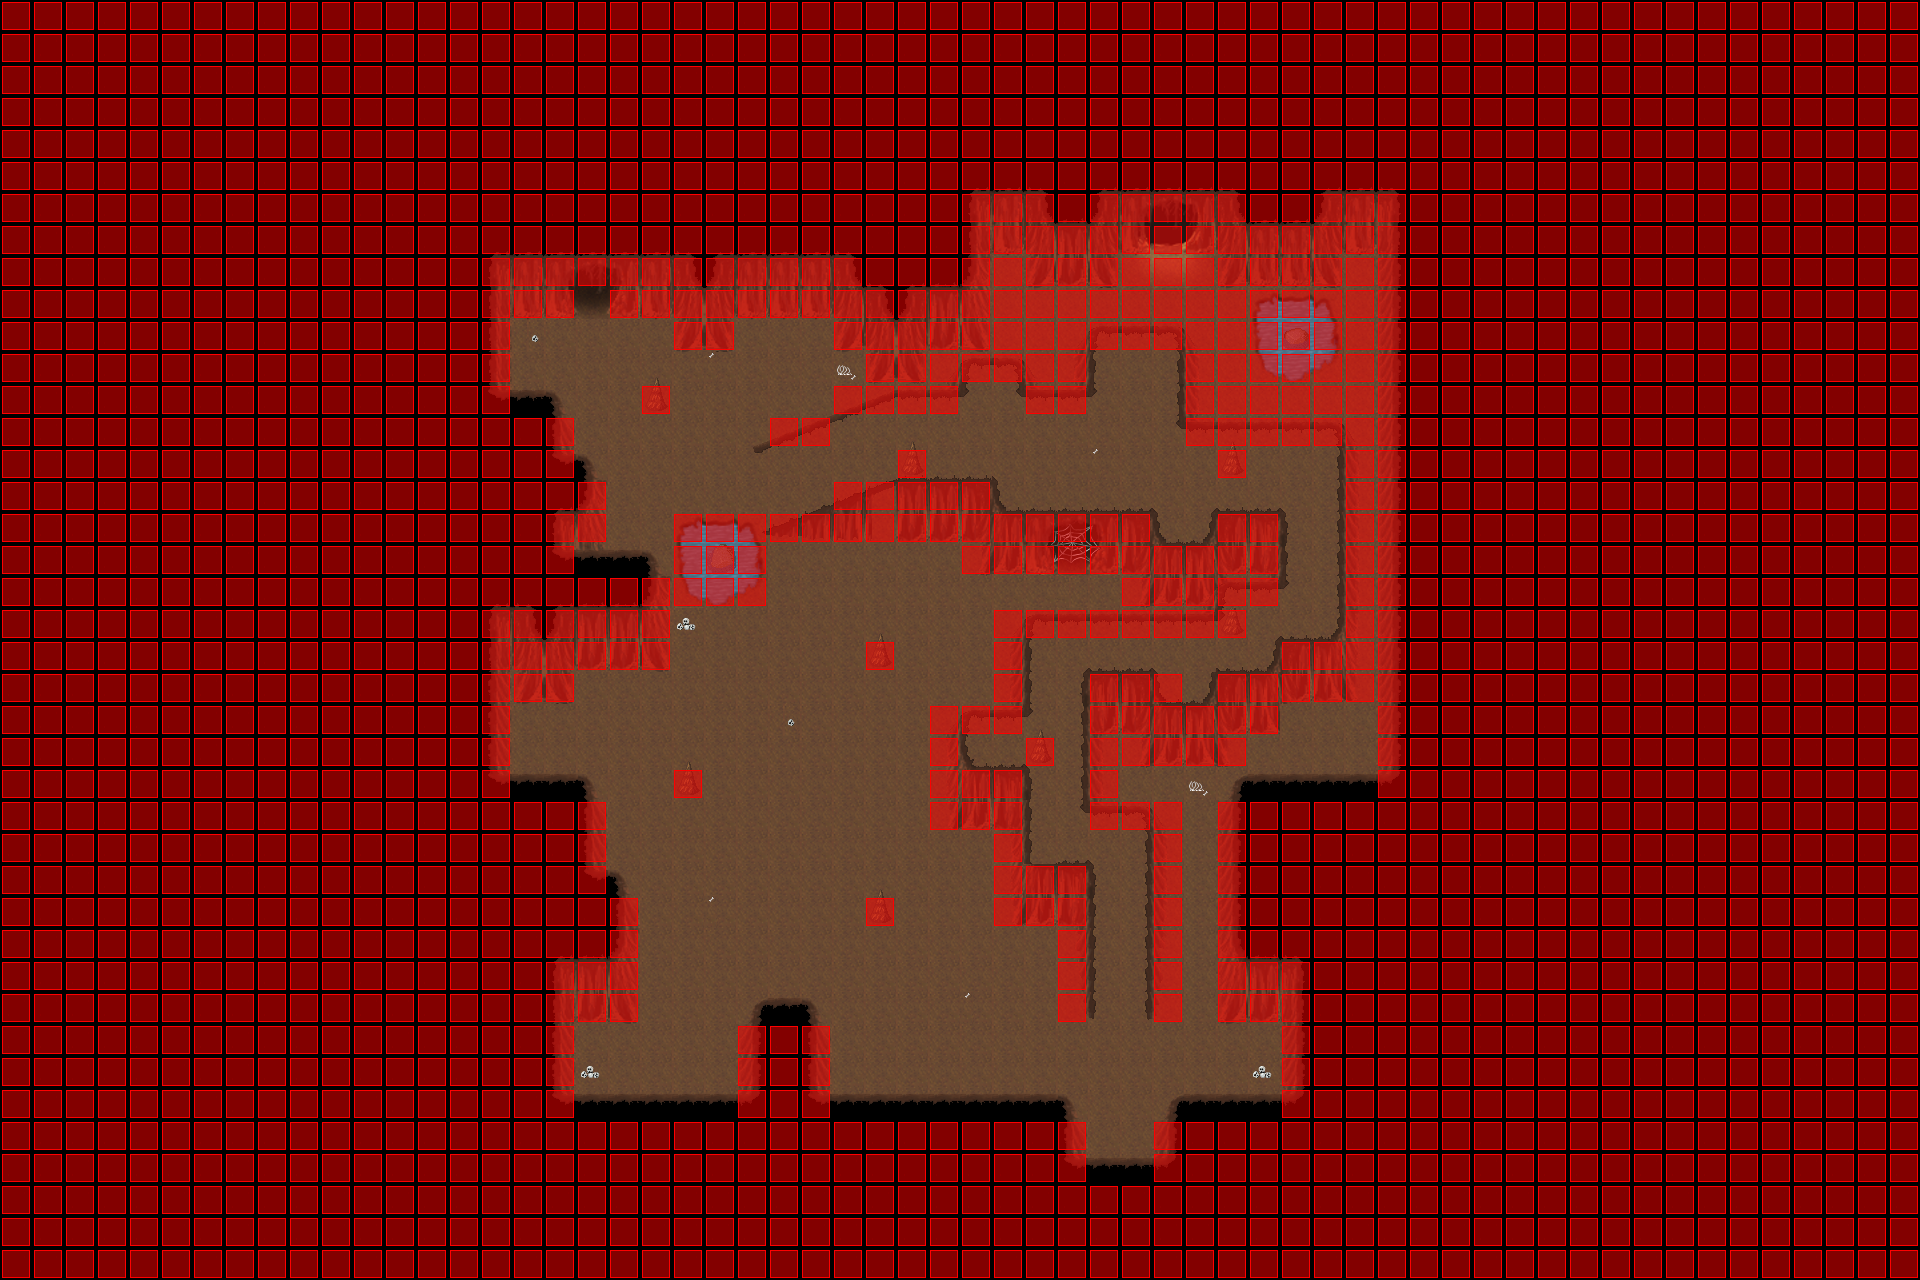

This is a level from a 2D game, rendered from its Tiled map with the project's own tilesets. A one-line summary and the map file follow, with tile-layer data summarised:
An orthogonal 60x40 tile map with 32x32 px tiles, 4 tile layers (Ground, Fringe, Over, Collision), 4 tilesets and 3 objects (2x WARP, SCRIPT).

<map version="1.0" orientation="orthogonal" width="60" height="40" tilewidth="32" tileheight="32">
  <properties>
    <property name="music" value="inside2.ogg" />
  </properties>
  <tileset firstgid="1" name="collision" tilewidth="32" tileheight="32">
    <image source="../graphics/tiles/collision1_32_32.png" width="1024" height="1024" />
  </tileset>
  <tileset firstgid="1025" name="cave_32_32" tilewidth="32" tileheight="32">
    <image source="../graphics/tiles/cave3_32_32.png" width="1024" height="1024" />
  </tileset>
  <tileset firstgid="2049" name="cave_32_64" tilewidth="32" tileheight="64">
    <image source="../graphics/tiles/cave1_32_64.png" width="1024" height="1024" />
  </tileset>
  <tileset firstgid="2561" name="cave_bilevel1_32_32" tilewidth="32" tileheight="32">
    <image source="../graphics/tiles/cave4_32_32.png" width="1024" height="1024" />
  </tileset>
  <layer name="Ground" width="60" height="40">
    <data>[2400 cells, 2400 non-empty, 107 distinct tile ids]</data>
  </layer>
  <layer name="Fringe" width="60" height="40">
    <data>[2400 cells, 129 non-empty, 61 distinct tile ids]</data>
  </layer>
  <layer name="Over" width="60" height="40">
    <data>[2400 cells, 53 non-empty, 10 distinct tile ids]</data>
  </layer>
  <layer name="Collision" width="60" height="40">
    <data>[2400 cells, 2003 non-empty, 1 distinct tile ids]</data>
  </layer>
  <objectgroup name="Object" width="60" height="40">
    <object name="External Map Events" type="SCRIPT" x="0" y="0">
      <properties>
        <property name="FILENAME" value="scripts/maps/iw-selphie_timlet_well01-o00-o00-n01.lua">
        </property>
      </properties>
    </object>
    <object name="Warp to ow-o0000-o0000-o0000.tmx" type="WARP" x="1088" y="1152" width="64" height="32">
      <properties>
        <property name="DEST_MAP" value="ow-o0000-o0000-o0000" />
        <property name="DEST_X" value="1344" />
        <property name="DEST_Y" value="3440" />
      </properties>
    </object>
    <object name="Warp to iw-selphie_timlet_well01-o00-n01-n01.tmx" type="WARP" x="576" y="288" width="32" height="32">
      <properties>
        <property name="DEST_MAP" value="iw-selphie_timlet_well01-o00-n01-n01" />
        <property name="DEST_X" value="1216" />
        <property name="DEST_Y" value="1648" />
      </properties>
    </object>
  </objectgroup>
</map>
